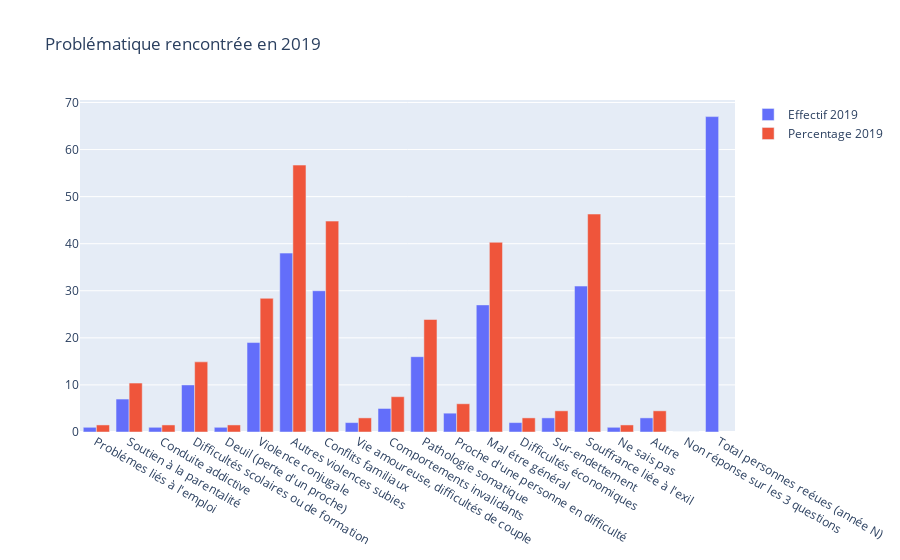

Notebook source saved alongside this figure:
### Code cell
'Problématique rencontrée en 2019'

### Figure 1 — Plotly figure (JSON) as saved in the notebook; plotly's stock layout.template omitted (floating-point values rounded to 4 significant figures)
{"data": [{"name": "Effectif 2019", "type": "bar", "x": ["Problémes liés à l'emploi", "Soutien à la parentalité", "Conduite addictive", "Difficultés scolaires ou de formation", "Deuil (perte d'un proche)", "Violence conjugale", "Autres violences subies", "Conflits familiaux", "Vie amoureuse, difficultés de couple", "Comportements invalidants", "Pathologie somatique", "Proche d'une personne en difficulté", "Mal étre général", "Difficultés économiques", "Sur-endettement", "Souffrance liée à l'exil", "Ne sais pas", "Autre", "Non réponse sur les 3 questions", "Total personnes reéues (année N)"], "y": [1, 7, 1, 10, 1, 19, 38, 30, 2, 5, 16, 4, 27, 2, 3, 31, 1, 3, 0, 67]}, {"name": "Percentage 2019", "type": "bar", "x": ["Problémes liés à l'emploi", "Soutien à la parentalité", "Conduite addictive", "Difficultés scolaires ou de formation", "Deuil (perte d'un proche)", "Violence conjugale", "Autres violences subies", "Conflits familiaux", "Vie amoureuse, difficultés de couple", "Comportements invalidants", "Pathologie somatique", "Proche d'une personne en difficulté", "Mal étre général", "Difficultés économiques", "Sur-endettement", "Souffrance liée à l'exil", "Ne sais pas", "Autre", "Non réponse sur les 3 questions", "Total personnes reéues (année N)"], "y": ["1.5%", "10.4%", "1.5%", "14.9%", "1.5%", "28.4%", "56.7%", "44.8%", "3.0%", "7.5%", "23.9%", "6.0%", "40.3%", "3.0%", "4.5%", "46.3%", "1.5%", "4.5%", "0.0%", "Non réponse Q3:"]}], "layout": {"barmode": "group", "title": {"text": "Problématique rencontrée en 2019"}}}
